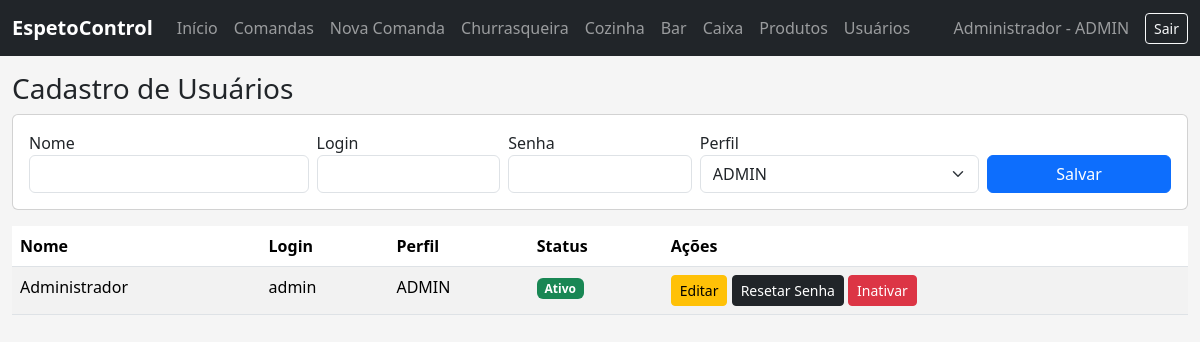
/usuarios (signed in), run on the app's committed database.
### tables this page shows
CREATE TABLE usuarios (
        id INTEGER PRIMARY KEY AUTOINCREMENT,
        nome TEXT NOT NULL,
        login TEXT NOT NULL UNIQUE,
        senha TEXT NOT NULL,
        perfil TEXT NOT NULL,
        ativo INTEGER DEFAULT 1
    );

### app.py (the view, shortened to what this page needs)
@app.route("/usuarios", methods=["GET","POST"])
@login_required
@perfil_required("ADMIN")
def usuarios():
    conn = conectar()
    lista = conn.execute("SELECT * FROM usuarios ORDER BY nome").fetchall()
    conn.close()
    return render_template("usuarios.html", usuarios=lista)

### app.py (called while the page is built)
def conectar():
    conn = sqlite3.connect(DB)
    conn.row_factory = sqlite3.Row
    return conn

def login_required(f):
    @wraps(f)
    def wrapper(*a, **kw):
        if "usuario_id" not in session:
            return redirect(url_for("login"))
        return f(*a, **kw)
    return wrapper

def perfil_required(*perfis):
    def decorator(f):
        @wraps(f)
        def wrapper(*a, **kw):
            if "perfil" not in session:
                return redirect(url_for("login"))
            if session["perfil"] not in perfis and session["perfil"] != "ADMIN":
                flash("Acesso não permitido.", "danger")
                return redirect(url_for("dashboard"))
            return f(*a, **kw)
        return wrapper
    return decorator

### templates/usuarios.html
{% extends "base.html" %}
{% block content %}
<h3>Cadastro de Usuários</h3>
<div class="card mb-3"><div class="card-body">
<form method="post" class="row g-2">
<div class="col-md-3"><label>Nome</label><input class="form-control" name="nome" required></div>
<div class="col-md-2"><label>Login</label><input class="form-control" name="login" required></div>
<div class="col-md-2"><label>Senha</label><input class="form-control" type="password" name="senha" required></div>
<div class="col-md-3"><label>Perfil</label><select class="form-select" name="perfil"><option>ADMIN</option><option>GARCOM</option><option>COZINHA</option><option>CAIXA</option></select></div>
<div class="col-md-2 d-flex align-items-end"><button class="btn btn-primary w-100">Salvar</button></div>
</form></div></div>
<table class="table table-striped table-hover">
<thead><tr><th>Nome</th><th>Login</th><th>Perfil</th><th>Status</th><th>Ações</th></tr></thead>
<tbody>
{% for u in usuarios %}
<tr class="{% if not u.ativo %}table-secondary{% endif %}">
<td>{{ u.nome }}</td><td>{{ u.login }}</td><td>{{ u.perfil }}</td>
<td>{% if u.ativo %}<span class="badge bg-success">Ativo</span>{% else %}<span class="badge bg-secondary">Inativo</span>{% endif %}</td>
<td>
<a class="btn btn-sm btn-warning" href="{{ url_for('editar_usuario', usuario_id=u.id) }}">Editar</a>
<a class="btn btn-sm btn-dark" href="{{ url_for('resetar_senha_usuario', usuario_id=u.id) }}">Resetar Senha</a>
{% if u.ativo %}
<a class="btn btn-sm btn-danger" onclick="return confirm('Deseja inativar este usuário?')" href="{{ url_for('inativar_usuario', usuario_id=u.id) }}">Inativar</a>
{% else %}
<a class="btn btn-sm btn-success" href="{{ url_for('reativar_usuario', usuario_id=u.id) }}">Reativar</a>
{% endif %}
</td>
</tr>
{% endfor %}
</tbody></table>
{% endblock %}

### templates/base.html (shortened to what this page needs)
<!doctype html>
<html lang="pt-br">
<head>
<link href="https://cdn.jsdelivr.net/npm/bootstrap@5.3.3/dist/css/bootstrap.min.css" rel="stylesheet">
<link href="{{ url_for('static', filename='css/style.css') }}" rel="stylesheet">
</head>
<body>
{% if session.get("usuario_id") %}
<nav class="navbar navbar-expand-lg navbar-dark bg-dark">
<div class="container-fluid">
<a class="navbar-brand fw-bold" href="{{ url_for('dashboard') }}">EspetoControl</a>
<div id="menu" class="collapse navbar-collapse">
<ul class="navbar-nav me-auto">
<li class="nav-item"><a class="nav-link" href="{{ url_for('dashboard') }}">Início</a></li>
<li class="nav-item"><a class="nav-link" href="{{ url_for('comandas') }}">Comandas</a></li>
<li class="nav-item"><a class="nav-link" href="{{ url_for('nova_comanda') }}">Nova Comanda</a></li>
<li class="nav-item"><a class="nav-link" href="{{ url_for('churrasqueira') }}">Churrasqueira</a></li>
<li class="nav-item"><a class="nav-link" href="{{ url_for('cozinha') }}">Cozinha</a></li>
<li class="nav-item"><a class="nav-link" href="{{ url_for('bar') }}">Bar</a></li>
<li class="nav-item"><a class="nav-link" href="{{ url_for('caixa') }}">Caixa</a></li>
<li class="nav-item"><a class="nav-link" href="{{ url_for('produtos') }}">Produtos</a></li>
<li class="nav-item"><a class="nav-link" href="{{ url_for('usuarios') }}">Usuários</a></li>
</ul>
<span class="navbar-text me-3">{{ session.get("nome") }} - {{ session.get("perfil") }}</span>
<a class="btn btn-outline-light btn-sm" href="{{ url_for('logout') }}">Sair</a>
</div></div></nav>
{% endif %}
<div class="container-fluid mt-3">
{% block content %}{% endblock %}
</div>
</body></html>

### static/css/style.css (style rules this page uses)
body { background: #f5f5f5; }

### data on the page
usuarios: get "Administrador", nome "Administrador", login "admin", perfil "ADMIN", ativo "Ativo"

### other printed values
{{ session.get("perfil") }} "ADMIN"
